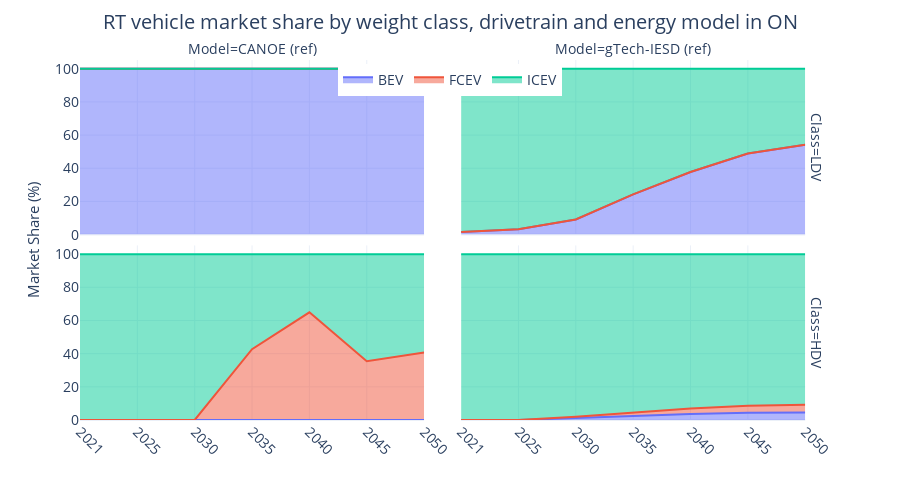

The notebook cell this image was saved under:
### Code cell
ref_fig = ref_trnnewcap[ref_trnnewcap['Vehicle Class'].isin(['LD Car', 'LD Truck', 'HD Truck'])][['Period', 'Carrier', 'Vehicle Class', 'New Capacity']]
ref_fig['Carrier'] = ref_fig.Carrier.map(gtech_carrier_mapping)
ref_fig['Vehicle Class'] = ref_fig['Vehicle Class'].map(gtech_class_mapping)
ref_fig = ref_fig.groupby(['Period', 'Carrier', 'Vehicle Class'], as_index=False).sum()

veh_tot_cap = ref_fig.groupby(['Period', 'Vehicle Class'], as_index=False).sum('New Capacity')
ref_fig = pd.merge(ref_fig, veh_tot_cap, on=['Period', 'Vehicle Class'], suffixes=('', '_sum'))
ref_fig['Market Share (%)'] = ref_fig['New Capacity'] / ref_fig['New Capacity_sum'] * 100
ref_fig.rename(columns={'Vehicle Class': 'Class', 'Carrier': 'Drivetrain'}, inplace=True)

ref_fig['Model'] = 'CANOE (ref)'
gtech23_ref_vehshare['Model'] = 'gTech-IESD (ref)'
gtech23_ref_vehshare['Period'] = gtech23_ref_vehshare['Period'].astype(str)
fig_df = pd.concat([ref_fig[['Period', 'Class', 'Drivetrain', 'Model', 'Market Share (%)']], gtech23_ref_vehshare[['Period', 'Class', 'Drivetrain', 'Model', 'Market Share (%)']]]).reset_index(drop=True)
fig_df['Class'] = pd.Categorical(fig_df['Class'], categories=['LDV', 'HDV'], ordered=True)
fig_df = fig_df.sort_values(['Class', 'Period'])

fig = px.area(fig_df, x='Period', y='Market Share (%)', color='Drivetrain', facet_col='Model', facet_row='Class',
              template='plotly_white',
              facet_col_spacing=0.05,
              facet_row_spacing=0.03,
              width=900, height=500
              )

fig.update_layout(
    title=dict(text='RT vehicle market share by weight class, drivetrain and energy model in ON',
               x=0.5,
               y=0.97,
               xanchor='center',
               yanchor='top'
               ),
    xaxis=dict(title='Period'),
    yaxis=dict(title='Market Share (%)'),
    yaxis_title_standoff=0,
    legend_title_text='',
    bargap=0.1,
    legend=dict(orientation='h',
                yanchor='top',
                y=0.99,
                xanchor='center',
                x=0.5),
    font=dict(size=14,
              # family="Open Sans"
              ))

for axis in fig.layout:
    if axis.startswith('yaxis'):
        fig.layout[axis].title.text = ''
    if axis.startswith('xaxis'):
        fig.layout[axis].title.text = ''

fig.update_xaxes(tickangle=45)

fig.add_annotation(
    text="Market Share (%)",
    x=-0.08,  # Adjust x position as needed
    y=0.5,
    xref="paper",
    yref="paper",
    showarrow=False,
    textangle=-90,
    font=dict(size=15))

fig.show()
fig.write_image("market_shares.svg", scale=1, engine='kaleido')

### Figure 1 — Plotly figure (JSON) as saved in the notebook; plotly's stock layout.template omitted (floating-point values rounded to 4 significant figures)
{"data": [{"fillpattern": {"shape": ""}, "hovertemplate": "Drivetrain=BEV<br>Class=LDV<br>Model=CANOE (ref)<br>Period=%{x}<br>Market Share (%)=%{y}<extra></extra>", "legendgroup": "BEV", "line": {"color": "#636efa"}, "marker": {"symbol": "circle"}, "mode": "lines", "name": "BEV", "orientation": "v", "showlegend": true, "stackgroup": "1", "type": "scatter", "x": ["2021", "2025", "2030", "2035", "2040", "2045", "2050"], "xaxis": "x3", "y": [100.0, 100.0, 100.0, 100.0, 100.0, 100.0, 100.0], "yaxis": "y3"}, {"fillpattern": {"shape": ""}, "hovertemplate": "Drivetrain=BEV<br>Class=LDV<br>Model=gTech-IESD (ref)<br>Period=%{x}<br>Market Share (%)=%{y}<extra></extra>", "legendgroup": "BEV", "line": {"color": "#636efa"}, "marker": {"symbol": "circle"}, "mode": "lines", "name": "BEV", "orientation": "v", "showlegend": false, "stackgroup": "1", "type": "scatter", "x": ["2021", "2025", "2030", "2035", "2040", "2045", "2050"], "xaxis": "x4", "y": [1.605, 3.29, 9.122, 24.21, 37.77, 48.86, 54.23], "yaxis": "y4"}, {"fillpattern": {"shape": ""}, "hovertemplate": "Drivetrain=BEV<br>Class=HDV<br>Model=CANOE (ref)<br>Period=%{x}<br>Market Share (%)=%{y}<extra></extra>", "legendgroup": "BEV", "line": {"color": "#636efa"}, "marker": {"symbol": "circle"}, "mode": "lines", "name": "BEV", "orientation": "v", "showlegend": false, "stackgroup": "1", "type": "scatter", "x": ["2021", "2025", "2030", "2035", "2040", "2045", "2050"], "xaxis": "x", "y": [0.0, 0.0, 0.0, 0.0, 0.0, 0.0, 0.0], "yaxis": "y"}, {"fillpattern": {"shape": ""}, "hovertemplate": "Drivetrain=BEV<br>Class=HDV<br>Model=gTech-IESD (ref)<br>Period=%{x}<br>Market Share (%)=%{y}<extra></extra>", "legendgroup": "BEV", "line": {"color": "#636efa"}, "marker": {"symbol": "circle"}, "mode": "lines", "name": "BEV", "orientation": "v", "showlegend": false, "stackgroup": "1", "type": "scatter", "x": ["2021", "2025", "2030", "2035", "2040", "2045", "2050"], "xaxis": "x2", "y": [0.0, 0.0, 1.176, 2.455, 3.654, 4.385, 4.568], "yaxis": "y2"}, {"fillpattern": {"shape": ""}, "hovertemplate": "Drivetrain=FCEV<br>Class=LDV<br>Model=CANOE (ref)<br>Period=%{x}<br>Market Share (%)=%{y}<extra></extra>", "legendgroup": "FCEV", "line": {"color": "#EF553B"}, "marker": {"symbol": "circle"}, "mode": "lines", "name": "FCEV", "orientation": "v", "showlegend": true, "stackgroup": "1", "type": "scatter", "x": ["2021", "2025", "2030", "2035", "2040", "2045", "2050"], "xaxis": "x3", "y": [0.00026, 0.0001781, 0.000218, 0.0001187, 0.0001626, 0.0001885, 0.000175], "yaxis": "y3"}, {"fillpattern": {"shape": ""}, "hovertemplate": "Drivetrain=FCEV<br>Class=LDV<br>Model=gTech-IESD (ref)<br>Period=%{x}<br>Market Share (%)=%{y}<extra></extra>", "legendgroup": "FCEV", "line": {"color": "#EF553B"}, "marker": {"symbol": "circle"}, "mode": "lines", "name": "FCEV", "orientation": "v", "showlegend": false, "stackgroup": "1", "type": "scatter", "x": ["2021", "2025", "2030", "2035", "2040", "2045", "2050"], "xaxis": "x4", "y": [3.873e-05, 0.0001936, 0.0002693, 0.0003385, 0.0003832, 0.0004572, 0.0005939], "yaxis": "y4"}, {"fillpattern": {"shape": ""}, "hovertemplate": "Drivetrain=FCEV<br>Class=HDV<br>Model=CANOE (ref)<br>Period=%{x}<br>Market Share (%)=%{y}<extra></extra>", "legendgroup": "FCEV", "line": {"color": "#EF553B"}, "marker": {"symbol": "circle"}, "mode": "lines", "name": "FCEV", "orientation": "v", "showlegend": false, "stackgroup": "1", "type": "scatter", "x": ["2021", "2025", "2030", "2035", "2040", "2045", "2050"], "xaxis": "x", "y": [0.0, 5.17e-05, 0.02087, 42.72, 64.94, 35.48, 40.66], "yaxis": "y"}, {"fillpattern": {"shape": ""}, "hovertemplate": "Drivetrain=FCEV<br>Class=HDV<br>Model=gTech-IESD (ref)<br>Period=%{x}<br>Market Share (%)=%{y}<extra></extra>", "legendgroup": "FCEV", "line": {"color": "#EF553B"}, "marker": {"symbol": "circle"}, "mode": "lines", "name": "FCEV", "orientation": "v", "showlegend": false, "stackgroup": "1", "type": "scatter", "x": ["2021", "2025", "2030", "2035", "2040", "2045", "2050"], "xaxis": "x2", "y": [0.0, 0.0, 0.7148, 1.987, 3.255, 4.201, 4.595], "yaxis": "y2"}, {"fillpattern": {"shape": ""}, "hovertemplate": "Drivetrain=ICEV<br>Class=LDV<br>Model=CANOE (ref)<br>Period=%{x}<br>Market Share (%)=%{y}<extra></extra>", "legendgroup": "ICEV", "line": {"color": "#00cc96"}, "marker": {"symbol": "circle"}, "mode": "lines", "name": "ICEV", "orientation": "v", "showlegend": true, "stackgroup": "1", "type": "scatter", "x": ["2021", "2025", "2030", "2035", "2040", "2045", "2050"], "xaxis": "x3", "y": [0.003492, 0.001822, 0.001525, 0.000737, 0.0009619, 0.0009918, 0.0007637], "yaxis": "y3"}, {"fillpattern": {"shape": ""}, "hovertemplate": "Drivetrain=ICEV<br>Class=LDV<br>Model=gTech-IESD (ref)<br>Period=%{x}<br>Market Share (%)=%{y}<extra></extra>", "legendgroup": "ICEV", "line": {"color": "#00cc96"}, "marker": {"symbol": "circle"}, "mode": "lines", "name": "ICEV", "orientation": "v", "showlegend": false, "stackgroup": "1", "type": "scatter", "x": ["2021", "2025", "2030", "2035", "2040", "2045", "2050"], "xaxis": "x4", "y": [98.4, 96.71, 90.88, 75.79, 62.23, 51.14, 45.77], "yaxis": "y4"}, {"fillpattern": {"shape": ""}, "hovertemplate": "Drivetrain=ICEV<br>Class=HDV<br>Model=CANOE (ref)<br>Period=%{x}<br>Market Share (%)=%{y}<extra></extra>", "legendgroup": "ICEV", "line": {"color": "#00cc96"}, "marker": {"symbol": "circle"}, "mode": "lines", "name": "ICEV", "orientation": "v", "showlegend": false, "stackgroup": "1", "type": "scatter", "x": ["2021", "2025", "2030", "2035", "2040", "2045", "2050"], "xaxis": "x", "y": [100.0, 100.0, 99.98, 57.28, 35.06, 64.52, 59.34], "yaxis": "y"}, {"fillpattern": {"shape": ""}, "hovertemplate": "Drivetrain=ICEV<br>Class=HDV<br>Model=gTech-IESD (ref)<br>Period=%{x}<br>Market Share (%)=%{y}<extra></extra>", "legendgroup": "ICEV", "line": {"color": "#00cc96"}, "marker": {"symbol": "circle"}, "mode": "lines", "name": "ICEV", "orientation": "v", "showlegend": false, "stackgroup": "1", "type": "scatter", "x": ["2021", "2025", "2030", "2035", "2040", "2045", "2050"], "xaxis": "x2", "y": [100.0, 100.0, 98.11, 95.56, 93.09, 91.41, 90.84], "yaxis": "y2"}], "layout": {"annotations": [{"showarrow": false, "text": "Model=CANOE (ref)", "x": 0.2325, "xanchor": "center", "xref": "paper", "y": 1, "yanchor": "bottom", "yref": "paper"}, {"showarrow": false, "text": "Model=gTech-IESD (ref)", "x": 0.7475, "xanchor": "center", "xref": "paper", "y": 1, "yanchor": "bottom", "yref": "paper"}, {"showarrow": false, "text": "Class=HDV", "textangle": 90, "x": 0.98, "xanchor": "left", "xref": "paper", "y": 0.2425, "yanchor": "middle", "yref": "paper"}, {"showarrow": false, "text": "Class=LDV", "textangle": 90, "x": 0.98, "xanchor": "left", "xref": "paper", "y": 0.7575, "yanchor": "middle", "yref": "paper"}, {"font": {"size": 15}, "showarrow": false, "text": "Market Share (%)", "textangle": -90, "x": -0.08, "xref": "paper", "y": 0.5, "yref": "paper"}], "bargap": 0.1, "font": {"size": 14}, "height": 500, "legend": {"orientation": "h", "title": {"text": ""}, "tracegroupgap": 0, "x": 0.5, "xanchor": "center", "y": 0.99, "yanchor": "top"}, "margin": {"t": 60}, "title": {"text": "RT vehicle market share by weight class, drivetrain and energy model in ON", "x": 0.5, "xanchor": "center", "y": 0.97, "yanchor": "top"}, "width": 900, "xaxis": {"anchor": "y", "domain": [0, 0.465], "tickangle": 45, "title": {"text": ""}}, "xaxis2": {"anchor": "y2", "domain": [0.515, 0.98], "matches": "x", "tickangle": 45, "title": {"text": ""}}, "xaxis3": {"anchor": "y3", "domain": [0, 0.465], "matches": "x", "showticklabels": false, "tickangle": 45, "title": {"text": ""}}, "xaxis4": {"anchor": "y4", "domain": [0.515, 0.98], "matches": "x", "showticklabels": false, "tickangle": 45, "title": {"text": ""}}, "yaxis": {"anchor": "x", "domain": [0, 0.485], "title": {"standoff": 0, "text": ""}}, "yaxis2": {"anchor": "x2", "domain": [0, 0.485], "matches": "y", "showticklabels": false, "title": {"text": ""}}, "yaxis3": {"anchor": "x3", "domain": [0.515, 1], "matches": "y", "title": {"text": ""}}, "yaxis4": {"anchor": "x4", "domain": [0.515, 1], "matches": "y", "showticklabels": false, "title": {"text": ""}}}}
